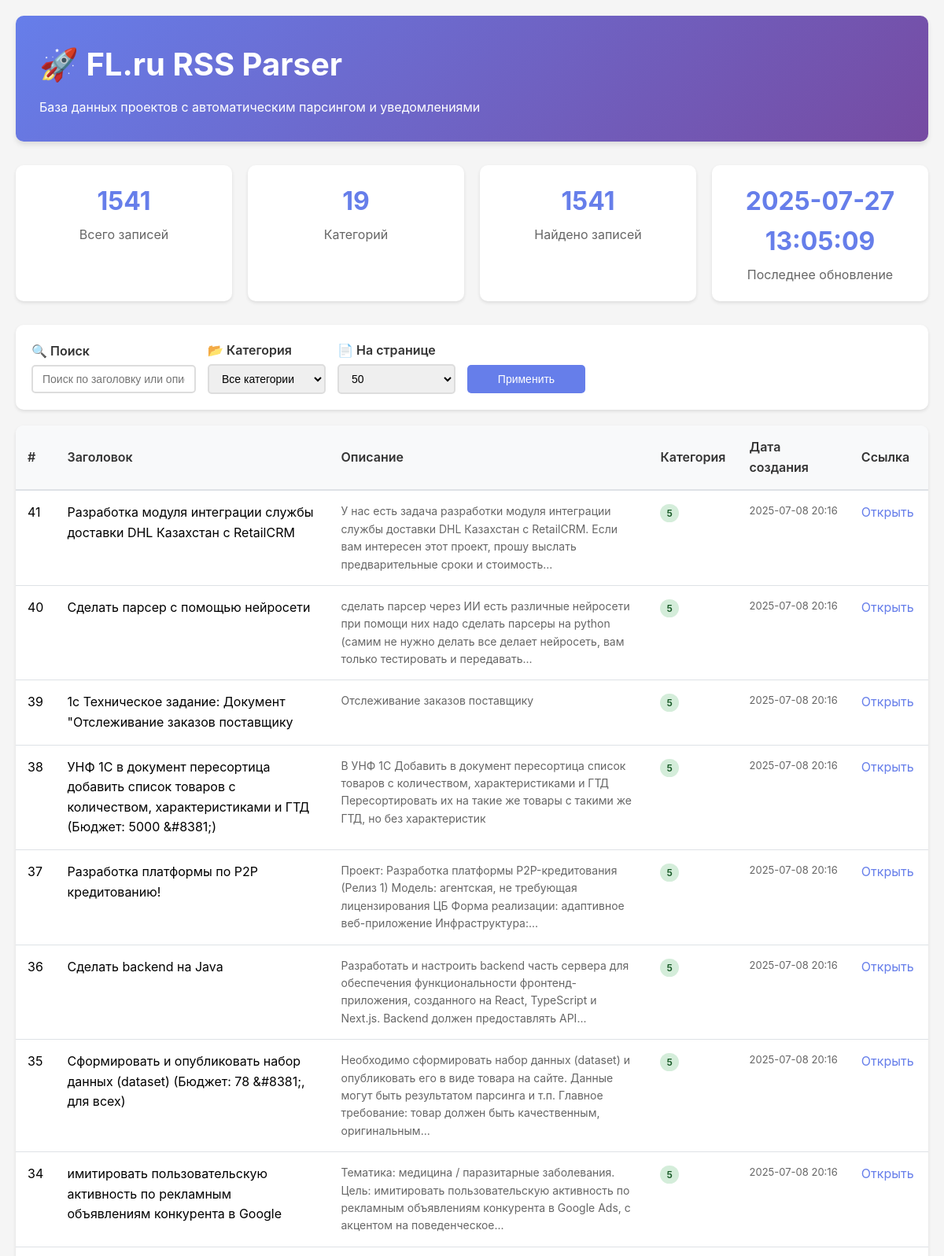
The page /?page=31&category=all&search=&per_page=50 (upper part) on the database its author committed.
### tables this page shows
CREATE TABLE rss_items (
                    id INTEGER PRIMARY KEY AUTOINCREMENT,
                    title TEXT NOT NULL,
                    description TEXT,
                    link TEXT UNIQUE NOT NULL,
                    pub_date TEXT,
                    category INTEGER,
                    created_at TIMESTAMP DEFAULT CURRENT_TIMESTAMP,
                    updated_at TIMESTAMP DEFAULT CURRENT_TIMESTAMP
                );

### viewdatabase.py (the view)
@app.route('/')
def index():
    page = int(request.args.get('page', 1))
    per_page = int(request.args.get('per_page', 50))
    category = request.args.get('category', 'all')
    search = request.args.get('search', '')
    items = web_interface.get_items(page, per_page, category, search)
    total_count = web_interface.get_total_count(category, search)
    categories = web_interface.get_categories()
    statistics = web_interface.get_statistics()
    total_pages = (total_count + per_page - 1) // per_page
    return render_template('index.html',
                         items=items,
                         page=page,
                         per_page=per_page,
                         total_pages=total_pages,
                         total_count=total_count,
                         category=category,
                         search=search,
                         categories=categories,
                         statistics=statistics)

### viewdatabase.py (called while the page is built)
    def get_total_count(self, category=None, search=None):
        query = "SELECT COUNT(*) FROM rss_items WHERE 1=1"
        params = []
        if category and category != 'all':
            query += " AND category = ?"
            params.append(category)
        if search:
            query += " AND (title LIKE ? OR description LIKE ?)"
            params.append(f"%{search}%")
            params.append(f"%{search}%")
        try:
            conn = sqlite3.connect(self.db.db_path)
            cursor = conn.cursor()
            cursor.execute(query, params)
            count = cursor.fetchone()[0]
            conn.close()
            return count
        except Exception as e:
            print(f"Ошибка при подсчете записей: {e}")
            return 0

    def get_categories(self):
        try:
            conn = sqlite3.connect(self.db.db_path)
            cursor = conn.cursor()
            cursor.execute("SELECT DISTINCT category FROM rss_items ORDER BY category")
            categories = [row[0] for row in cursor.fetchall()]
            conn.close()
            return categories
        except Exception as e:
            print(f"Ошибка при получении категорий: {e}")
            return []

### templates/index.html (shortened to what this page needs)
<!DOCTYPE html>
<html lang="ru">
<head>
</head>
<body>
    <div class="container">
        <div class="header">
            <h1>🚀 FL.ru RSS Parser</h1>
            <p>База данных проектов с автоматическим парсингом и уведомлениями</p>
        </div>
        <div class="stats-grid">
            <div class="stat-card">
                <div class="stat-number">{{ statistics.total_items or 0 }}</div>
                <div class="stat-label">Всего записей</div>
            </div>
            <div class="stat-card">
                <div class="stat-number">{{ categories|length }}</div>
                <div class="stat-label">Категорий</div>
            </div>
            <div class="stat-card">
                <div class="stat-number">{{ total_count }}</div>
                <div class="stat-label">Найдено записей</div>
            </div>
            <div class="stat-card">
                <div class="stat-number">{{ statistics.last_update or 'Никогда' }}</div>
                <div class="stat-label">Последнее обновление</div>
            </div>
        </div>
        <div class="filters">
            <form method="GET" class="filters-row">
                <div class="filter-group">
                    <label for="search">🔍 Поиск</label>
                    <input type="text" id="search" name="search" value="{{ search }}"
                           placeholder="Поиск по заголовку или описанию...">
                </div>
                <div class="filter-group">
                    <label for="category">📂 Категория</label>
                    <select id="category" name="category">
                        <option value="all" {% if category == 'all' %}selected{% endif %}>Все категории</option>
                    </select>
                </div>
                <div class="filter-group">
                    <label for="per_page">📄 На странице</label>
                    <select id="per_page" name="per_page">
                        <option value="50" {% if per_page == 50 %}selected{% endif %}>50</option>
                    </select>
                </div>
                <div class="filter-group">
                    <label>&nbsp;</label>
                    <button type="submit" class="btn">Применить</button>
                </div>
            </form>
        </div>
        <div class="table-container">
            <table>
                <thead>
                    <tr>
                        <th style="width: 50px;">#</th>
                        <th style="width: 30%;">Заголовок</th>
                        <th style="width: 35%;">Описание</th>
                        <th style="width: 80px;">Категория</th>
                        <th style="width: 120px;">Дата создания</th>
                        <th style="width: 100px;">Ссылка</th>
                    </tr>
                </thead>
                <tbody>
                    {% for item in items %}
                    <tr>
                        <td>{{ item.id }}</td>
                        <td class="title-cell" onclick="showModal({{ item.id }})">
                            {{ item.title }}
                        </td>
                        <td class="description-cell">
                            {{ item.description }}
                        </td>
                        <td>
                            <span class="category-badge {% if item.category == 5 %}category-5{% endif %}">
                                {{ item.category }}
                            </span>
                        </td>
                        <td class="date-cell">
                            {{ item.created_at[:16] if item.created_at else 'N/A' }}
                        </td>
                        <td class="link-cell">
                            <a href="{{ item.link }}" target="_blank">Открыть</a>
                        </td>
                    </tr>
                    {% else %}
                    <tr>
                        <td colspan="6" style="text-align: center; padding: 40px; color: #666;">
                            📭 Данные отсутствуют. Запустите парсер для загрузки проектов.
                        </td>
                    </tr>
                    {% endfor %}
                </tbody>
            </table>
        </div>
    </div>
</body>
</html>

### templates/index.html (style rules this page uses)
* { margin: 0; padding: 0; box-sizing: border-box; }
body { font-family: -apple-system, BlinkMacSystemFont, 'Segoe UI', Roboto, sans-serif; background-color: #f5f5f5; line-height: 1.6; }
.container { max-width: 1400px; margin: 0 auto; padding: 20px; }
.header { background: linear-gradient(135deg, #667eea 0%, #764ba2 100%); color: white; padding: 30px; border-radius: 10px; margin-bottom: 30px; box-shadow: 0 4px 6px rgba(0,0,0,0.1); }
.header h1 { font-size: 2.5em; margin-bottom: 10px; }
.stats-grid { display: grid; grid-template-columns: repeat(auto-fit, minmax(250px, 1fr)); gap: 20px; margin-bottom: 30px; }
.stat-card { background: white; padding: 20px; border-radius: 10px; box-shadow: 0 2px 4px rgba(0,0,0,0.1); text-align: center; }
.stat-number { font-size: 2em; font-weight: bold; color: #667eea; }
.stat-label { color: #666; margin-top: 5px; }
.filters { background: white; padding: 20px; border-radius: 10px; margin-bottom: 20px; box-shadow: 0 2px 4px rgba(0,0,0,0.1); }
.filters-row { display: flex; gap: 15px; flex-wrap: wrap; align-items: center; }
.filter-group { display: flex; flex-direction: column; min-width: 150px; }
.filter-group label { font-weight: 600; margin-bottom: 5px; color: #333; }
.filter-group input, .filter-group select { padding: 8px 12px; border: 2px solid #ddd; border-radius: 5px; font-size: 14px; }
.btn { background: #667eea; color: white; border: none; padding: 10px 20px; border-radius: 5px; cursor: pointer; font-size: 14px; transition: background 0.3s; }
.table-container { background: white; border-radius: 10px; overflow: hidden; box-shadow: 0 2px 4px rgba(0,0,0,0.1); }
table { width: 100%; border-collapse: collapse; }
th { background: #f8f9fa; padding: 15px; text-align: left; font-weight: 600; color: #333; border-bottom: 2px solid #dee2e6; }
td { padding: 15px; border-bottom: 1px solid #dee2e6; vertical-align: top; }
.category-badge { background: #e9ecef; color: #495057; padding: 4px 8px; border-radius: 15px; font-size: 12px; font-weight: 600; }
.category-5 { background: #d4edda; color: #155724; }
.title-cell { max-width: 300px; cursor: pointer; }
.description-cell { max-width: 400px; color: #666; font-size: 14px; }
.date-cell { white-space: nowrap; font-size: 13px; color: #666; }
.link-cell a { color: #667eea; text-decoration: none; }

### rows shown on the page
rss_items: id "41", title "Разработка модуля интеграции службы доставки DHL Казахстан с RetailCRM", description "У нас есть задача разработки модуля интеграции службы доставки DHL Казахстан с RetailCRM. Если вам интересен этот проект, прошу выслать предварительные сроки и стоимость...", category "5", created_at "2025-07-08 20:16"
rss_items: id "40", title "Сделать парсер с помощью нейросети", description "сделать парсер через ИИ есть различные нейросети при помощи них надо сделать парсеры на python (самим не нужно делать все делает нейросеть, вам только тестировать и передавать...", category "5", created_at "2025-07-08 20:16"
rss_items: id "39", title "1с Техническое задание: Документ \"Отслеживание заказов поставщику", description "Отслеживание заказов поставщику", category "5", created_at "2025-07-08 20:16"
rss_items: id "38", title "УНФ 1С в документ пересортица добавить список товаров с количеством, характеристиками и ГТД (Бюджет: 5000 &#8381;)", description "В УНФ 1С Добавить в документ пересортица список товаров с количеством, характеристиками и ГТД Пересортировать их на такие же товары с такими же ГТД, но без характеристик", category "5", created_at "2025-07-08 20:16"
rss_items: id "37", title "Разработка платформы по P2P кредитованию!", description "Проект: Разработка платформы P2P-кредитования (Релиз 1) Модель: агентская, не требующая лицензирования ЦБ Форма реализации: адаптивное веб-приложение Инфраструктура:...", category "5", created_at "2025-07-08 20:16"
rss_items: id "36", title "Сделать backend на Java", description "Разработать и настроить backend часть сервера для обеспечения функциональности фронтенд-приложения, созданного на React, TypeScript и Next.js. Backend должен предоставлять API...", category "5", created_at "2025-07-08 20:16"
rss_items: id "35", title "Сформировать и опубликовать набор данных (dataset) (Бюджет: 78 &#8381;, для всех)", description "Необходимо сформировать набор данных (dataset) и опубликовать его в виде товара на сайте. Данные могут быть результатом парсинга и т.п. Главное требование: товар должен быть качественным, оригинальным...", category "5", created_at "2025-07-08 20:16"
rss_items: id "34", title "имитировать пользовательскую активность по рекламным объявлениям конкурента в Google", description "Тематика: медицина / паразитарные заболевания. Цель: имитировать пользовательскую активность по рекламным объявлениям конкурента в Google Ads, с акцентом на поведенческое...", category "5", created_at "2025-07-08 20:16"

### other values the page prints
{{ statistics.total_items or 0 }} "1541"
{{ categories|length }} "19"
{{ total_count }} "1541"
{{ statistics.last_update or 'Никогда' }} "2025-07-27 13:05:09"
